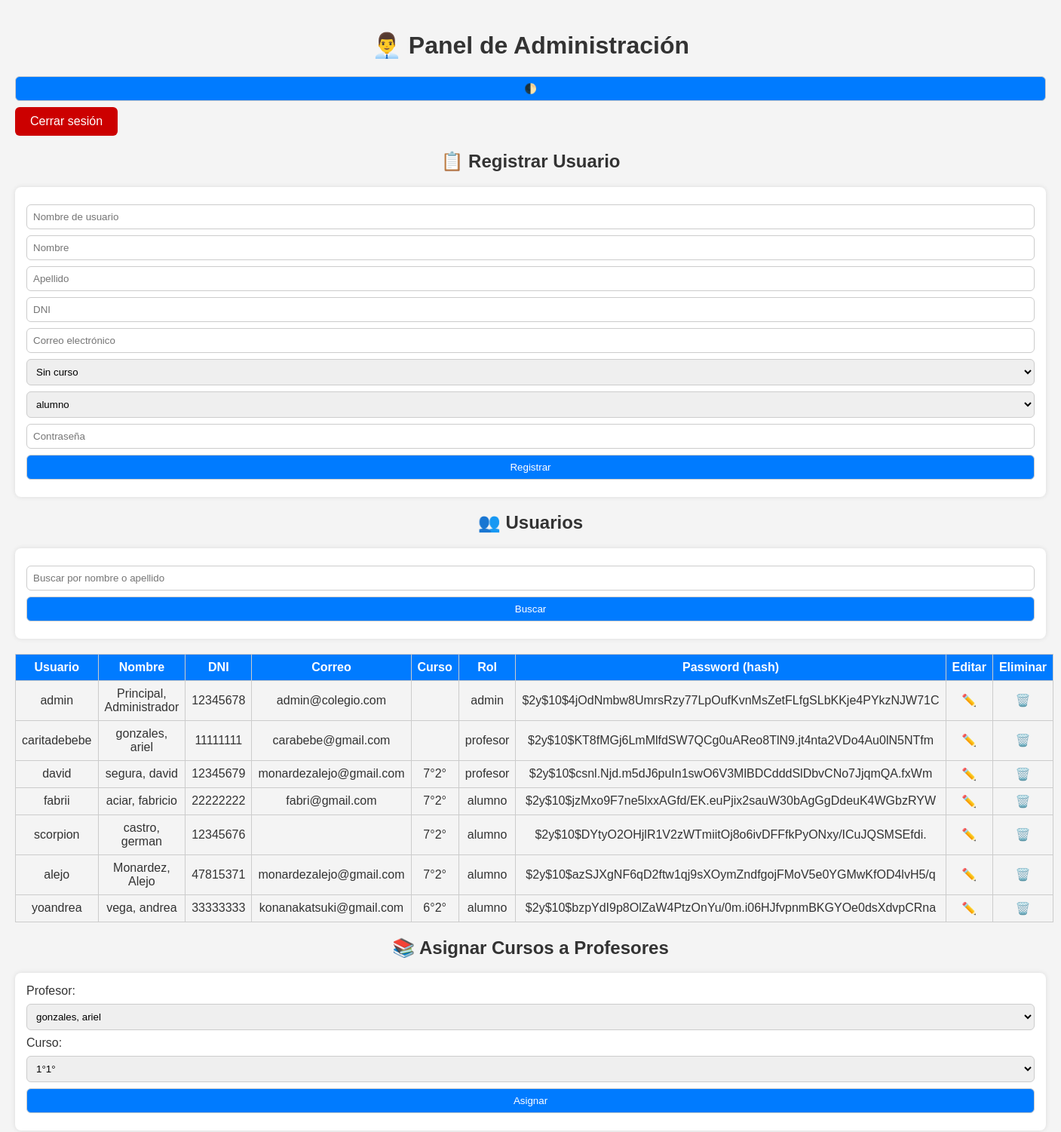
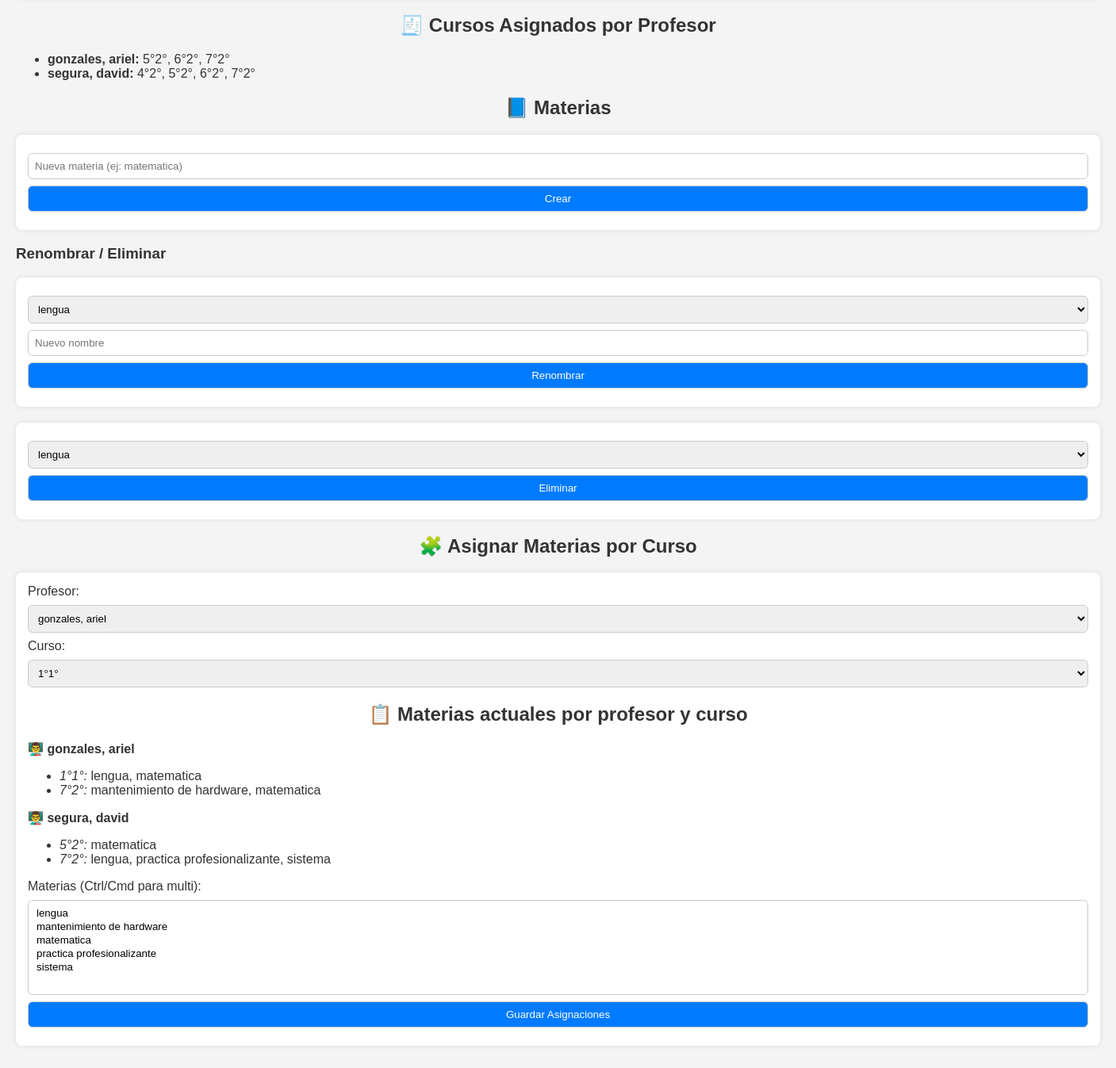
The app's page /colegio/admin.php (signed in) with its own data (2 pictures, top to bottom).
### tables this page shows
CREATE TABLE `usuarios` (
  `id` int(11) NOT NULL,
  `nombre_usuario` varchar(50) DEFAULT NULL,
  `nombre` varchar(50) DEFAULT NULL,
  `apellido` varchar(50) DEFAULT NULL,
  `dni` varchar(20) DEFAULT NULL,
  `curso` varchar(10) DEFAULT NULL,
  `email` varchar(100) DEFAULT NULL,
  `password` varchar(255) DEFAULT NULL,
  `rol` enum('admin','profesor','alumno') NOT NULL
);

### colegio/admin.php (the view, shortened to what this page needs)
<?php
include("php/conexion.php");
$buscar = $_GET['buscar'] ?? '';
if (!empty($buscar)) {
    $buscar = $conn->real_escape_string($buscar);
    $usuarios_result = $conn->query("
        SELECT * FROM usuarios
        WHERE nombre LIKE '%$buscar%' OR apellido LIKE '%$buscar%'
        ORDER BY rol, apellido
    ");
} else {
    $usuarios_result = $conn->query("SELECT * FROM usuarios ORDER BY rol, apellido");
}
$profesores_result = $conn->query("SELECT id, nombre, apellido FROM usuarios WHERE rol = 'profesor' ORDER BY apellido");
$asignaciones = [];
$res = $conn->query("
    SELECT pc.profesor_id, u.nombre, u.apellido, pc.curso
    FROM profesor_curso pc
    JOIN usuarios u ON pc.profesor_id = u.id
    ORDER BY u.apellido, pc.curso
");
while ($row = $res->fetch_assoc()) {
    $pid = $row['profesor_id'];
    if (!isset($asignaciones[$pid])) {
        $asignaciones[$pid] = ['nombre' => $row['apellido'] . ', ' . $row['nombre'], 'cursos' => []];
    }
    $asignaciones[$pid]['cursos'][] = $row['curso'];
}
$materias = $conn->query("SELECT id, nombre FROM materias WHERE activo = 1 ORDER BY nombre");
?>
<!DOCTYPE html>
<html lang="es">
<head>
    <link rel="stylesheet" href="css/admin.css">
</head>
<body>
<h1>👨‍💼 Panel de Administración</h1>
<button onclick="toggleTema()" class="boton-tema">🌓</button>
<a href="php/cerrar_sesion.php" class="boton-cerrar">Cerrar sesión</a>
<section>
    <h2>📋 Registrar Usuario</h2>
    <form action="php/registrar_usuario.php" method="POST">
        <input type="text" name="nombre_usuario" placeholder="Nombre de usuario" required>
        <input type="text" name="nombre" placeholder="Nombre" required>
        <input type="text" name="apellido" placeholder="Apellido" required>
        <input type="text" name="dni" placeholder="DNI" required>
        <input type="email" name="correo" placeholder="Correo electrónico" required>
        <select name="curso">
            <option value="">Sin curso</option>
        </select>
        <select name="rol">
            <option value="alumno">alumno</option>
        </select>
        <input type="password" name="password" placeholder="Contraseña" required>
        <button type="submit">Registrar</button>
    </form>
</section>
<section>
    <h2>👥 Usuarios</h2>
    <form method="GET">
        <input type="text" name="buscar" placeholder="Buscar por nombre o apellido" value="<?= htmlspecialchars($buscar) ?>">
        <button type="submit">Buscar</button>
    </form>
    <table>
        <thead>
            <tr>
                <th>Usuario</th>
                <th>Nombre</th>
                <th>DNI</th>
                <th>Correo</th>
                <th>Curso</th>
                <th>Rol</th>
                <th>Password (hash)</th>
                <th>Editar</th>
                <th>Eliminar</th>
            </tr>
        </thead>
        <tbody>
            <?php if ($usuarios_result->num_rows > 0): ?>
                <?php while ($u = $usuarios_result->fetch_assoc()): ?>
                    <tr>
                        <td><?= htmlspecialchars($u['nombre_usuario']) ?></td>
                        <td><?= htmlspecialchars($u['apellido'] . ', ' . $u['nombre']) ?></td>
                        <td><?= htmlspecialchars($u['dni']) ?></td>
                        <td><?= htmlspecialchars($u['email']) ?></td>
                        <td><?= htmlspecialchars($u['curso']) ?></td>
                        <td><?= htmlspecialchars($u['rol']) ?></td>
                        <td><?= htmlspecialchars($u['password']) ?></td>
                        <td><a href="php/editar_usuario.php?id=<?= $u['id'] ?>">✏️</a></td>
                        <td><a href="php/eliminar_usuario.php?id=<?= $u['id'] ?>" onclick="return confirm('¿Eliminar este usuario?')">🗑️</a></td>
                    </tr>
                <?php endwhile; ?>
            <?php else: ?>
                <tr><td colspan="9">No se encontraron resultados.</td></tr>
            <?php endif; ?>
        </tbody>
    </table>
</section>
<section>
    <h2>📚 Asignar Cursos a Profesores</h2>
    <form action="php/asignar_curso.php" method="POST">
        <label>Profesor:</label>
        <select name="profesor_id" required>
            <?php while ($p = $profesores_result->fetch_assoc()): ?>
                <option value="<?= $p['id'] ?>"><?= $p['apellido'] . ', ' . $p['nombre'] ?></option>
            <?php endwhile; ?>
        </select>
        <label>Curso:</label>
        <select name="curso" required>
            <?php
            for ($año = 1; $año <= 7; $año++) {
                for ($div = 1; $div <= 3; $div++) {
                    $curso = "{$año}°{$div}°";
                    echo "<option value=\"$curso\">$curso</option>";
                }
            }
            ?>
        </select>
        <button type="submit">Asignar</button>
    </form>
</section>
<section>
    <h2>🧾 Cursos Asignados por Profesor</h2>
    <?php if (!empty($asignaciones)): ?>
        <ul>
            <?php foreach ($asignaciones as $pid => $data): ?>
                <li>
                    <strong><?= htmlspecialchars($data['nombre']) ?>:</strong>
                    <?= implode(', ', array_map('htmlspecialchars', $data['cursos'])) ?>
                </li>
            <?php endforeach; ?>
        </ul>
    <?php else: ?>
        <p>No hay asignaciones registradas.</p>
    <?php endif; ?>
</section>
<section>
    <h2>📘 Materias</h2>
    <form action="php/gestionar_materias.php" method="POST" style="margin-bottom:1rem;">
        <input type="text" name="nombre" placeholder="Nueva materia (ej: matematica)" required>
        <button type="submit">Crear</button>
    </form>
    <h3>Renombrar / Eliminar</h3>
    <form action="php/gestionar_materias.php" method="POST">
        <select name="id" required>
            <?php
            $mats = $conn->query("SELECT id, nombre FROM materias WHERE activo = 1 ORDER BY nombre");
            while ($m = $mats->fetch_assoc()): ?>
                <option value="<?= $m['id'] ?>"><?= htmlspecialchars($m['nombre']) ?></option>
            <?php endwhile; ?>
        </select>
        <input type="text" name="nombre" placeholder="Nuevo nombre" required>
        <button type="submit">Renombrar</button>
    </form>
    <form action="php/gestionar_materias.php" method="POST" onsubmit="return confirm('¿Dar de baja esta materia?');">
        <select name="id" required>
            <?php
            $mats2 = $conn->query("SELECT id, nombre FROM materias WHERE activo = 1 ORDER BY nombre");
            while ($m2 = $mats2->fetch_assoc()): ?>
                <option value="<?= $m2['id'] ?>"><?= htmlspecialchars($m2['nombre']) ?></option>
            <?php endwhile; ?>
        </select>
        <button type="submit">Eliminar</button>
    </form>
</section>
<section>
    <h2>🧩 Asignar Materias por Curso</h2>
    <form action="php/asignar_materia.php" method="POST">
        <label>Profesor:</label>
        <select name="profesor_id" required>
            <?php
            $profes = $conn->query("SELECT id, nombre, apellido FROM usuarios WHERE rol='profesor' ORDER BY apellido");
            while ($p = $profes->fetch_assoc()): ?>
                <option value="<?= $p['id'] ?>"><?= $p['apellido'] . ', ' . $p['nombre'] ?></option>
            <?php endwhile; ?>
        </select>
        <label>Curso:</label>
        <select name="curso" required>
            <?php
            for ($año = 1; $año <= 7; $año++) {
                for ($div = 1; $div <= 3; $div++) {
                    $curso = "{$año}°{$div}°";
                    echo "<option value=\"$curso\">$curso</option>";
                }
            }
            ?>
        </select>
<section>
    <h2>📋 Materias actuales por profesor y curso</h2>
    <?php
    $sql_mats = "
        SELECT u.id AS profesor_id, u.apellido, u.nombre, pm.curso, GROUP_CONCAT(m.nombre ORDER BY m.nombre SEPARATOR ', ') AS materias
        FROM profesor_materia pm
        JOIN usuarios u ON pm.profesor_id = u.id
        JOIN materias m ON pm.materia_id = m.id
        WHERE m.activo = 1
        GROUP BY u.id, pm.curso
        ORDER BY u.apellido, pm.curso
    ";
    $res_mats = $conn->query($sql_mats);
    if ($res_mats && $res_mats->num_rows > 0):
        $profe_actual = null;
        while ($row = $res_mats->fetch_assoc()):
            if ($profe_actual !== $row['profesor_id']):
                if ($profe_actual !== null) echo "</ul>";
                echo "<p><strong>👨‍🏫 " . htmlspecialchars($row['apellido'] . ', ' . $row['nombre']) . "</strong></p><ul>";
                $profe_actual = $row['profesor_id'];
            endif;
            echo "<li><em>" . htmlspecialchars($row['curso']) . ":</em> " . htmlspecialchars($row['materias']) . "</li>";
        endwhile;
        echo "</ul>";
    else:
        echo "<p>No hay materias asignadas todavía.</p>";
    endif;
    ?>
</section>
        <label>Materias (Ctrl/Cmd para multi):</label>
        <select name="materias[]" multiple size="6" required>
            <?php while ($m = $materias->fetch_assoc()): ?>
                <option value="<?= $m['id'] ?>"><?= htmlspecialchars($m['nombre']) ?></option>
            <?php endwhile; ?>
        </select>
        <button type="submit">Guardar Asignaciones</button>
    </form>
</section>
</body>
</html>

### colegio/css/admin.css (style rules this page uses)
body { font-family: Arial, sans-serif; background-color: #f4f4f4; color: #333; margin: 0; padding: 20px; transition: background-color 0.3s, color 0.3s; }
h1, h2 { text-align: center; }
form { margin-bottom: 20px; background-color: #fff; padding: 15px; border-radius: 8px; box-shadow: 0 0 6px rgba(0,0,0,0.1); }
input, select, button { display: block; margin: 8px 0; padding: 8px; width: 100%; border: 1px solid #ccc; border-radius: 6px; box-sizing: border-box; }
button { background-color: #007bff; color: white; cursor: pointer; transition: background-color 0.3s; }
.boton-cerrar { background-color: #cc0000; color: white; padding: 10px 20px; text-decoration: none; display: inline-block; text-align: center; border: none; border-radius: 6px; cursor: pointer; transition: background-color 0.3s; }
table { width: 100%; border-collapse: collapse; margin-top: 10px; }
th, td { border: 1px solid #ccc; padding: 8px; text-align: center; }
th { background-color: #007bff; color: white; }
a { text-decoration: none; color: #007bff; }

### records on screen
usuarios: nombre_usuario "admin", apellido+nombre "Principal, Administrador", dni "12345678", email "admin@colegio.com", rol "admin", password "$2y$10$4jOdNmbw8UmrsRzy77LpOufKvnMsZetFLfgSLbKKje4PYkzNJW71C"
usuarios: nombre_usuario "caritadebebe", apellido+nombre "gonzales, ariel", dni "11111111", email "carabebe@gmail.com", rol "profesor", password "$2y$10$KT8fMGj6LmMlfdSW7QCg0uAReo8TlN9.jt4nta2VDo4Au0lN5NTfm", curso "1°1°", materias "lengua, matematica", curso "7°2°", materias "mantenimiento de hardware, matematica"
usuarios: nombre_usuario "david", apellido+nombre "segura, david", dni "12345679", email "monardezalejo@gmail.com", curso "7°2°", rol "profesor", password "$2y$10$csnl.Njd.m5dJ6puIn1swO6V3MlBDCdddSlDbvCNo7JjqmQA.fxWm", curso "5°2°", materias "matematica", materias "lengua, practica profesionalizante, sistema"
usuarios: nombre_usuario "fabrii", apellido+nombre "aciar, fabricio", dni "22222222", email "fabri@gmail.com", curso "7°2°", rol "alumno", password "$2y$10$jzMxo9F7ne5lxxAGfd/EK.euPjix2sauW30bAgGgDdeuK4WGbzRYW"
usuarios: nombre_usuario "scorpion", apellido+nombre "castro, german", dni "12345676", curso "7°2°", rol "alumno", password "$2y$10$DYtyO2OHjlR1V2zWTmiitOj8o6ivDFFfkPyONxy/ICuJQSMSEfdi."
usuarios: nombre_usuario "alejo", apellido+nombre "Monardez, Alejo", dni "47815371", email "monardezalejo@gmail.com", curso "7°2°", rol "alumno", password "$2y$10$azSJXgNF6qD2ftw1qj9sXOymZndfgojFMoV5e0YGMwKfOD4lvH5/q"
usuarios: nombre_usuario "yoandrea", apellido+nombre "vega, andrea", dni "33333333", email "konanakatsuki@gmail.com", curso "6°2°", rol "alumno", password "$2y$10$bzpYdI9p8OlZaW4PtzOnYu/0m.i06HJfvpnmBKGYOe0dsXdvpCRna"

### other values on screen
$data['nombre'] "gonzales, ariel"
implode(', ', array_map('htmlspecialchars', $data['cursos'])) "5°2°, 6°2°, 7°2°"
$data['nombre'] "segura, david"
implode(', ', array_map('htmlspecialchars', $data['cursos'])) "4°2°, 5°2°, 6°2°, 7°2°"
form field profesor_id "gonzales, ariel"
form field curso "1°1°"
form field id "lengua"
